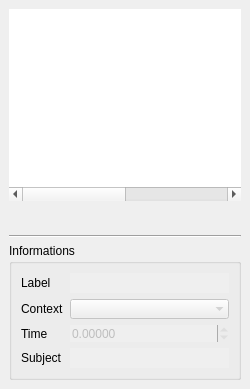
  <widget class="QDockWidget" name="eventsDock">
   <property name="enabled">
    <bool>true</bool>
   </property>
   <property name="sizePolicy">
    <sizepolicy hsizetype="Minimum" vsizetype="Preferred">
     <horstretch>0</horstretch>
     <verstretch>0</verstretch>
    </sizepolicy>
   </property>
   <property name="minimumSize">
    <size>
     <width>225</width>
     <height>357</height>
    </size>
   </property>
   <property name="maximumSize">
    <size>
     <width>250</width>
     <height>524287</height>
    </size>
   </property>
   <property name="floating">
    <bool>false</bool>
   </property>
   <property name="allowedAreas">
    <set>Qt::LeftDockWidgetArea|Qt::RightDockWidgetArea</set>
   </property>
   <property name="windowTitle">
    <string>Events</string>
   </property>
   <attribute name="dockWidgetArea">
    <number>2</number>
   </attribute>
   <widget class="QWidget" name="dockWidgetContents_2">
    <layout class="QVBoxLayout" name="verticalLayout_4">
     <item>
      <widget class="QTableWidget" name="eventsTable">
       <property name="frameShape">
        <enum>QFrame::NoFrame</enum>
       </property>
       <property name="frameShadow">
        <enum>QFrame::Plain</enum>
       </property>
       <property name="editTriggers">
        <set>QAbstractItemView::NoEditTriggers</set>
       </property>
       <property name="dragDropMode">
        <enum>QAbstractItemView::NoDragDrop</enum>
       </property>
       <property name="alternatingRowColors">
        <bool>true</bool>
       </property>
       <property name="selectionMode">
        <enum>QAbstractItemView::SingleSelection</enum>
       </property>
       <property name="selectionBehavior">
        <enum>QAbstractItemView::SelectRows</enum>
       </property>
       <property name="showGrid">
        <bool>false</bool>
       </property>
       <property name="cornerButtonEnabled">
        <bool>false</bool>
       </property>
       <attribute name="horizontalHeaderVisible">
        <bool>false</bool>
       </attribute>
       <attribute name="horizontalHeaderMinimumSectionSize">
        <number>45</number>
       </attribute>
       <attribute name="horizontalHeaderStretchLastSection">
        <bool>false</bool>
       </attribute>
       <attribute name="verticalHeaderVisible">
        <bool>false</bool>
       </attribute>
       <attribute name="verticalHeaderDefaultSectionSize">
        <number>16</number>
       </attribute>
       <attribute name="verticalHeaderMinimumSectionSize">
        <number>16</number>
       </attribute>
       <column>
        <property name="text">
         <string>Time</string>
        </property>
        <property name="font">
         <font>
          <pointsize>10</pointsize>
         </font>
        </property>
       </column>
       <column>
        <property name="text">
         <string>Context</string>
        </property>
        <property name="font">
         <font>
          <pointsize>10</pointsize>
         </font>
        </property>
       </column>
       <column>
        <property name="text">
         <string>Label</string>
        </property>
        <property name="font">
         <font>
          <pointsize>10</pointsize>
         </font>
        </property>
       </column>
       <column>
        <property name="text">
         <string>Subject</string>
        </property>
        <property name="font">
         <font>
          <pointsize>10</pointsize>
         </font>
        </property>
       </column>
      </widget>
     </item>
     <item>
      <layout class="QHBoxLayout" name="horizontalLayout_3">
       <item>
        <widget class="QPushButton" name="newEventButton">
         <property name="enabled">
          <bool>false</bool>
         </property>
         <property name="sizePolicy">
          <sizepolicy hsizetype="Fixed" vsizetype="Fixed">
           <horstretch>26</horstretch>
           <verstretch>26</verstretch>
          </sizepolicy>
         </property>
         <property name="maximumSize">
          <size>
           <width>26</width>
           <height>26</height>
          </size>
         </property>
         <property name="toolTip">
          <string>New event</string>
         </property>
         <property name="text">
          <string/>
         </property>
         <property name="icon">
          <iconset resource="images.qrc">
           <normaloff>:/images/filenew.png</normaloff>:/images/filenew.png</iconset>
         </property>
         <property name="iconSize">
          <size>
           <width>18</width>
           <height>18</height>
          </size>
         </property>
         <property name="flat">
          <bool>true</bool>
         </property>
        </widget>
       </item>
       <item>
        <widget class="QPushButton" name="deleteEventButton">
         <property name="enabled">
          <bool>false</bool>
         </property>
         <property name="sizePolicy">
          <sizepolicy hsizetype="Fixed" vsizetype="Fixed">
           <horstretch>0</horstretch>
           <verstretch>0</verstretch>
          </sizepolicy>
         </property>
         <property name="maximumSize">
          <size>
           <width>26</width>
           <height>26</height>
          </size>
         </property>
         <property name="toolTip">
          <string>Delete event</string>
         </property>
         <property name="text">
          <string/>
         </property>
         <property name="icon">
          <iconset resource="images.qrc">
           <normaloff>:/images/editdelete.png</normaloff>:/images/editdelete.png</iconset>
         </property>
         <property name="iconSize">
          <size>
           <width>18</width>
           <height>18</height>
          </size>
         </property>
         <property name="flat">
          <bool>true</bool>
         </property>
        </widget>
       </item>
       <item>
        <widget class="QPushButton" name="downEventButton">
         <property name="enabled">
          <bool>false</bool>
         </property>
         <property name="sizePolicy">
          <sizepolicy hsizetype="Fixed" vsizetype="Fixed">
           <horstretch>0</horstretch>
           <verstretch>0</verstretch>
          </sizepolicy>
         </property>
         <property name="maximumSize">
          <size>
           <width>26</width>
           <height>26</height>
          </size>
         </property>
         <property name="toolTip">
          <string>Down event</string>
         </property>
         <property name="text">
          <string/>
         </property>
         <property name="icon">
          <iconset resource="images.qrc">
           <normaloff>:/images/1downarrow.png</normaloff>:/images/1downarrow.png</iconset>
         </property>
         <property name="iconSize">
          <size>
           <width>18</width>
           <height>18</height>
          </size>
         </property>
         <property name="flat">
          <bool>true</bool>
         </property>
        </widget>
       </item>
       <item>
        <widget class="QPushButton" name="upEventButton">
         <property name="enabled">
          <bool>false</bool>
         </property>
         <property name="sizePolicy">
          <sizepolicy hsizetype="Fixed" vsizetype="Fixed">
           <horstretch>0</horstretch>
           <verstretch>0</verstretch>
          </sizepolicy>
         </property>
         <property name="maximumSize">
          <size>
           <width>26</width>
           <height>26</height>
          </size>
         </property>
         <property name="toolTip">
          <string>Up event</string>
         </property>
         <property name="text">
          <string/>
         </property>
         <property name="icon">
          <iconset resource="images.qrc">
           <normaloff>:/images/1uparrow.png</normaloff>:/images/1uparrow.png</iconset>
         </property>
         <property name="iconSize">
          <size>
           <width>18</width>
           <height>18</height>
          </size>
         </property>
         <property name="flat">
          <bool>true</bool>
         </property>
        </widget>
       </item>
       <item>
        <widget class="QPushButton" name="showEventButton">
         <property name="enabled">
          <bool>false</bool>
         </property>
         <property name="sizePolicy">
          <sizepolicy hsizetype="Fixed" vsizetype="Fixed">
           <horstretch>0</horstretch>
           <verstretch>0</verstretch>
          </sizepolicy>
         </property>
         <property name="maximumSize">
          <size>
           <width>26</width>
           <height>26</height>
          </size>
         </property>
         <property name="text">
          <string/>
         </property>
         <property name="icon">
          <iconset resource="images.qrc">
           <normaloff>:/images/resetzoom.png</normaloff>:/images/resetzoom.png</iconset>
         </property>
         <property name="iconSize">
          <size>
           <width>18</width>
           <height>18</height>
          </size>
         </property>
         <property name="flat">
          <bool>true</bool>
         </property>
        </widget>
       </item>
      </layout>
     </item>
     <item>
      <widget class="Line" name="line_2">
       <property name="orientation">
        <enum>Qt::Horizontal</enum>
       </property>
      </widget>
     </item>
     <item>
      <layout class="QVBoxLayout" name="verticalLayout_2">
       <property name="spacing">
        <number>0</number>
       </property>
       <item>
        <widget class="QPushButton" name="eventInformationsButton">
         <property name="styleSheet">
          <string>QPushButton
{
  text-align: left;
}

QPushButton::pressed
{
  border: none;
  margin: 0px;
  padding: 0px;
}

QPushButton::flat
{
  border: none;
  margin: 0px;
  padding: 0px;
}</string>
         </property>
         <property name="text">
          <string>Informations</string>
         </property>
         <property name="icon">
          <iconset resource="images.qrc">
           <normaloff>:/images/disclosureTriangleSmallDownBlack.png</normaloff>:/images/disclosureTriangleSmallDownBlack.png</iconset>
         </property>
         <property name="iconSize">
          <size>
           <width>11</width>
           <height>12</height>
          </size>
         </property>
         <property name="flat">
          <bool>true</bool>
         </property>
        </widget>
       </item>
       <item>
        <widget class="QGroupBox" name="eventInformations">
         <property name="title">
          <string/>
         </property>
         <layout class="QGridLayout" name="gridLayout_3">
          <item row="0" column="0">
           <widget class="QLabel" name="label_2">
            <property name="text">
             <string>Label</string>
            </property>
           </widget>
          </item>
          <item row="0" column="1">
           <widget class="QLineEdit" name="eventLabelEdit">
            <property name="enabled">
             <bool>false</bool>
            </property>
            <property name="maxLength">
             <number>255</number>
            </property>
            <property name="frame">
             <bool>false</bool>
            </property>
            <property name="readOnly">
             <bool>true</bool>
            </property>
           </widget>
          </item>
          <item row="1" column="0">
           <widget class="QLabel" name="label_5">
            <property name="text">
             <string>Context</string>
            </property>
            <property name="alignment">
             <set>Qt::AlignLeading|Qt::AlignLeft|Qt::AlignVCenter</set>
            </property>
           </widget>
          </item>
          <item row="1" column="1">
           <widget class="QComboBox" name="eventContextCombo">
            <property name="enabled">
             <bool>false</bool>
            </property>
            <property name="frame">
             <bool>false</bool>
            </property>
            <item>
             <property name="text">
              <string/>
             </property>
            </item>
           </widget>
          </item>
          <item row="2" column="0">
           <widget class="QLabel" name="label">
            <property name="text">
             <string>Time</string>
            </property>
           </widget>
          </item>
          <item row="2" column="1">
           <widget class="QDoubleSpinBox" name="eventTimeSpinBox">
            <property name="enabled">
             <bool>false</bool>
            </property>
            <property name="sizePolicy">
             <sizepolicy hsizetype="Expanding" vsizetype="Fixed">
              <horstretch>0</horstretch>
              <verstretch>0</verstretch>
             </sizepolicy>
            </property>
            <property name="frame">
             <bool>false</bool>
            </property>
            <property name="readOnly">
             <bool>true</bool>
            </property>
            <property name="decimals">
             <number>5</number>
            </property>
            <property name="maximum">
             <double>9999.000000000000000</double>
            </property>
           </widget>
          </item>
          <item row="3" column="0">
           <widget class="QLabel" name="label_6">
            <property name="text">
             <string>Subject</string>
            </property>
           </widget>
          </item>
          <item row="3" column="1">
           <widget class="QLineEdit" name="eventSubjectEdit">
            <property name="enabled">
             <bool>false</bool>
            </property>
            <property name="maxLength">
             <number>255</number>
            </property>
            <property name="frame">
             <bool>false</bool>
            </property>
            <property name="readOnly">
             <bool>true</bool>
            </property>
           </widget>
          </item>
         </layout>
        </widget>
       </item>
      </layout>
     </item>
    </layout>
   </widget>
  </widget>
